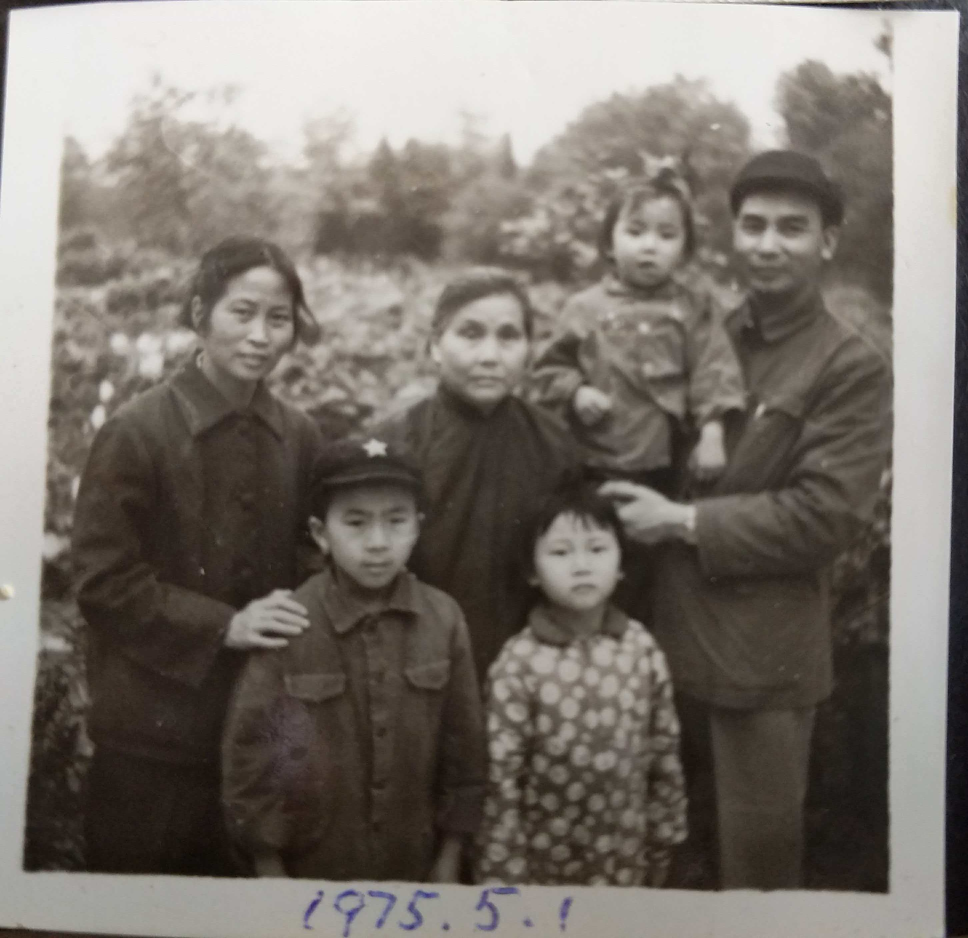
#> input picture examples/1.jpg, 2904 x 2814 px (shown at 1/3 size)
$ python matrix.py --lr examples/1.jpg --hr_dir examples   (older library calls are emulated)
#> lines starting #> are read from the running program, lines starting #| are printed output that depends on the picture; after the words box and inside, x2 and y2 are one past the last pixel; in counts of white or black regions, pixels touching at a corner belong together
"""
=============================================================
  Batch Image Quality Evaluator — Single LR → Many HR
  One LR grayscale image as reference; evaluates every HR
  output in a folder against it. Useful for comparing
  multiple diffusion model runs / seeds on the same input.
=============================================================
Usage:
    python batch_evaluate.py --lr  input_gray.png \
                             --hr_dir ./hr_outputs \
                             --report report.html

  Every image found in --hr_dir is evaluated against the
  single --lr reference image.

  Accepted extensions: .png .jpg .jpeg .bmp .tif .tiff .webp

Optional:
    --workers N          parallel workers (default: 4)
    --thumb_size WxH     thumbnail size in report (default: 120x80)
    --no_brisque         skip BRISQUE (faster, no brisque package needed)

Install:
    pip install opencv-python numpy scipy scikit-image matplotlib tabulate tqdm
    pip install brisque   # optional
"""

import argparse
import base64
import concurrent.futures
import io
import json
import os
import sys
import time
import warnings
from pathlib import Path

import cv2
import numpy as np
from scipy.stats import entropy as scipy_entropy
from skimage.metrics import peak_signal_noise_ratio as psnr
from skimage.metrics import structural_similarity as ssim
from tqdm import tqdm

warnings.filterwarnings("ignore")

IMG_EXTS = {".png", ".jpg", ".jpeg", ".bmp", ".tif", ".tiff", ".webp"}

# ─────────────────────────────────────────────────────────────────
# Image helpers
# ─────────────────────────────────────────────────────────────────

def load_lr(path):
    img = cv2.imread(str(path), cv2.IMREAD_GRAYSCALE)
    if img is None:
        raise IOError(f"Cannot read: {path}")
    return img

def load_hr(path):
    img = cv2.imread(str(path), cv2.IMREAD_COLOR)
    if img is None:
        raise IOError(f"Cannot read: {path}")
    return img

def resize_to(src, h, w):
    return cv2.resize(src, (w, h), interpolation=cv2.INTER_CUBIC)

def to_gray(bgr):
    return cv2.cvtColor(bgr, cv2.COLOR_BGR2GRAY)

def thumb_b64(hr_bgr, tw, th):
    """Return base64-encoded JPEG thumbnail of HR image."""
    t = cv2.resize(hr_bgr, (tw, th), interpolation=cv2.INTER_AREA)
    _, buf = cv2.imencode(".jpg", t, [cv2.IMWRITE_JPEG_QUALITY, 82])
    return base64.b64encode(buf).decode()

def lr_thumb_b64(lr_gray, tw, th):
    lr_up = cv2.resize(lr_gray, (tw, th), interpolation=cv2.INTER_CUBIC)
    _, buf = cv2.imencode(".jpg", lr_up, [cv2.IMWRITE_JPEG_QUALITY, 82])
    return base64.b64encode(buf).decode()

# ─────────────────────────────────────────────────────────────────
# Metrics (same as single-image script)
# ─────────────────────────────────────────────────────────────────

def m_psnr(lr, hr):
    lr_up = resize_to(lr, *hr.shape[:2])
    hr_y  = to_gray(hr)
    return round(float(psnr(lr_up, hr_y, data_range=255)), 3)

def m_ssim(lr, hr):
    lr_up = resize_to(lr, *hr.shape[:2])
    hr_y  = to_gray(hr)
    return round(float(ssim(lr_up, hr_y, data_range=255)), 4)

def m_gmsd(lr, hr):
    lr_up = resize_to(lr, *hr.shape[:2]).astype(np.float32)
    hr_y  = to_gray(hr).astype(np.float32)
    kx = np.array([[-1,0,1],[-1,0,1],[-1,0,1]], np.float32) / 3.
    ky = kx.T
    gm_lr = np.sqrt(cv2.filter2D(lr_up,-1,kx)**2 + cv2.filter2D(lr_up,-1,ky)**2)
    gm_hr = np.sqrt(cv2.filter2D(hr_y,-1,kx)**2  + cv2.filter2D(hr_y,-1,ky)**2)
    c = 170.
    gms = (2*gm_lr*gm_hr + c) / (gm_lr**2 + gm_hr**2 + c)
    return round(float(np.std(gms)), 5)

def m_eps(lr, hr):
    lr_up = resize_to(lr, *hr.shape[:2])
    hr_y  = to_gray(hr)
    def sobel(img):
        sx = cv2.Sobel(img, cv2.CV_64F, 1, 0, ksize=3)
        sy = cv2.Sobel(img, cv2.CV_64F, 0, 1, ksize=3)
        return np.sqrt(sx**2 + sy**2).ravel()
    a, b = sobel(lr_up), sobel(hr_y)
    return round(float(np.dot(a,b) / (np.linalg.norm(a)*np.linalg.norm(b)+1e-8)), 4)

def m_cfi(hr):
    f = hr.astype(np.float32)
    R,G,B = f[:,:,2], f[:,:,1], f[:,:,0]
    rg, yb = R-G, 0.5*(R+G)-B
    return round(float(np.std(rg)+np.std(yb)+0.3*np.sqrt(np.mean(rg)**2+np.mean(yb)**2)), 2)

def m_msat(hr):
    hsv = cv2.cvtColor(hr, cv2.COLOR_BGR2HSV)
    return round(float(np.mean(hsv[:,:,1])), 2)

def m_hue_ent(hr):
    hsv = cv2.cvtColor(hr, cv2.COLOR_BGR2HSV)
    hue = hsv[:,:,0]
    sat = hsv[:,:,1]
    mask = sat > 20
    if mask.sum() < 100:
        return 0.0
    h, _ = np.histogram(hue[mask], bins=180, range=(0,180), density=True)
    h = h[h > 0]
    return round(float(scipy_entropy(h, base=2)), 3)

def m_cni(hr):
    hsv = cv2.cvtColor(hr, cv2.COLOR_BGR2HSV).astype(np.float32)
    H, S, V = hsv[:,:,0], hsv[:,:,1]/255., hsv[:,:,2]/255.
    sm = S > 0.10
    skin    = sm & (H>=4)  & (H<=18)  & (S>=0.15) & (S<=0.72)
    foliage = sm & (H>=30) & (H<=70)  & (S>=0.15)
    sky     = sm & (H>=90) & (H<=130) & (S>=0.20)  & (V>=0.35)
    n = sm.sum() + 1
    sp = max(0, np.mean(S[sm]) - 0.80) if sm.any() else 0
    return round(float(min(1.0,(skin.sum()*3+foliage.sum()*2+sky.sum()*2)/n+0.25-sp)), 4)

def m_brisque(hr):
    try:
        from brisque import BRISQUE
        rgb = cv2.cvtColor(hr, cv2.COLOR_BGR2RGB)
        return round(float(BRISQUE().score(rgb)), 2)
    except Exception:
        return None

# ─────────────────────────────────────────────────────────────────
# Per-image worker
# ─────────────────────────────────────────────────────────────────

def evaluate_pair(lr_path, hr_path, tw, th, use_brisque):
    result = {"file": Path(hr_path).name, "error": None}
    try:
        lr = load_lr(lr_path)
        hr = load_hr(hr_path)
        result["lr_thumb"] = lr_thumb_b64(lr, tw, th)
        result["hr_thumb"] = thumb_b64(hr, tw, th)
        result["lr_size"]  = f"{lr.shape[1]}×{lr.shape[0]}"
        result["hr_size"]  = f"{hr.shape[1]}×{hr.shape[0]}"

        result["PSNR"]    = m_psnr(lr, hr)
        result["SSIM"]    = m_ssim(lr, hr)
        result["GMSD"]    = m_gmsd(lr, hr)
        result["EPS"]     = m_eps(lr, hr)
        result["CFI"]     = m_cfi(hr)
        result["MSAT"]    = m_msat(hr)
        result["HUE_ENT"] = m_hue_ent(hr)
        result["CNI"]     = m_cni(hr)
        result["BRISQUE"] = m_brisque(hr) if use_brisque else None
        result["SCORE"]   = compute_weighted_score(result)
    except Exception as e:
        result["error"] = str(e)
    return result

# ─────────────────────────────────────────────────────────────────
# Rating helpers
# ─────────────────────────────────────────────────────────────────

# [23 lines left out: function rating, not called in this run]

def fmt(name, v):
    if v is None: return "—"
    return str(v)

# ─────────────────────────────────────────────────────────────────
# Summary statistics
# ─────────────────────────────────────────────────────────────────

METRIC_KEYS = ["PSNR","SSIM","GMSD","EPS","CFI","MSAT","HUE_ENT","CNI","BRISQUE"]

# Weights must sum to 1.0 (BRISQUE weight redistributed if score is None)
WEIGHTS = {
    "PSNR":    0.20,  # detail fidelity — luminance
    "SSIM":    0.20,  # structural similarity
    "GMSD":    0.10,  # fine detail / sharpness
    "EPS":     0.10,  # edge preservation
    "CFI":     0.12,  # color vividness
    "MSAT":    0.10,  # saturation
    "HUE_ENT": 0.08,  # color richness
    "CNI":     0.05,  # color naturalness
    "BRISQUE": 0.05,  # perceptual quality
}

# Normalise each metric to 0-1 (higher = better always after this)
NORM = {
    "PSNR":    lambda v: min(float(v) / 50.0, 1.0),
    "SSIM":    lambda v: max(float(v), 0.0),
    "GMSD":    lambda v: max(1.0 - float(v) / 0.15, 0.0),   # invert, lower is better
    "EPS":     lambda v: max(float(v), 0.0),
    "CFI":     lambda v: min(float(v) / 82.0, 1.0),
    "MSAT":    lambda v: min(float(v) / 255.0, 1.0),
    "HUE_ENT": lambda v: min(float(v) / 7.49, 1.0),
    "CNI":     lambda v: max(float(v), 0.0),
    "BRISQUE": lambda v: max(1.0 - float(v) / 100.0, 0.0),  # invert, lower is better
}

# [30 lines left out: functions compute_weighted_score, compute_summary, not called in this run]

# ─────────────────────────────────────────────────────────────────
# HTML report generator
# ─────────────────────────────────────────────────────────────────

METRIC_INFO = {
    "PSNR":    {"label":"PSNR",    "unit":"dB",   "better":"↑","tip":"Luminance pixel fidelity vs upscaled LR"},
    "SSIM":    {"label":"SSIM",    "unit":"",     "better":"↑","tip":"Structural similarity (luminance)"},
    "GMSD":    {"label":"GMSD",    "unit":"",     "better":"↓","tip":"Gradient magnitude deviation — fine detail"},
    "EPS":     {"label":"EPS",     "unit":"",     "better":"↑","tip":"Edge preservation (Sobel cosine similarity)"},
    "CFI":     {"label":"CFI",     "unit":"",     "better":"↑","tip":"Colorfulness index (Hasler & Süsstrunk 2003)"},
    "MSAT":    {"label":"MSAT",    "unit":"/255", "better":"↑","tip":"Mean HSV saturation — color vividness"},
    "HUE_ENT": {"label":"Hue Ent","unit":"bits", "better":"↑","tip":"Hue diversity — palette richness"},
    "CNI":     {"label":"CNI",     "unit":"",     "better":"↑","tip":"Color naturalness (skin/foliage/sky)"},
    "BRISQUE": {"label":"BRISQUE","unit":"",      "better":"↓","tip":"Blind perceptual quality (lower = better)"},
}

# [494 lines left out: function generate_html, not called in this run]

# ─────────────────────────────────────────────────────────────────
# Main
# ─────────────────────────────────────────────────────────────────

def main():
    parser = argparse.ArgumentParser(
        description="Evaluate all HR outputs in a folder against a single LR grayscale reference."
    )
    parser.add_argument("--lr",        required=True, help="Single LR grayscale image path")
    parser.add_argument("--hr_dir",    required=True, help="Folder containing HR colorized outputs")
    parser.add_argument("--report",    default="quality_report.html", help="Output HTML report path")
    parser.add_argument("--workers",   type=int, default=4, help="Parallel workers (default: 4)")
    parser.add_argument("--thumb_size",default="120x80", help="Thumbnail WxH (default: 120x80)")
    parser.add_argument("--no_brisque",action="store_true", help="Skip BRISQUE computation")
    args = parser.parse_args()

    tw, th      = map(int, args.thumb_size.lower().split("x"))
    use_brisque = not args.no_brisque
    lr_path     = Path(args.lr)
    hr_dir      = Path(args.hr_dir)

    if not lr_path.exists():  sys.exit(f"LR image not found: {lr_path}")
    if not lr_path.is_file(): sys.exit(f"--lr must be a file, not a directory: {lr_path}")
    if not hr_dir.exists():   sys.exit(f"HR folder not found: {hr_dir}")

    hr_files = sorted(p for p in hr_dir.iterdir() if p.suffix.lower() in IMG_EXTS)

    print(f"\n{'='*60}")
    print(f"  Batch Image Quality Evaluator  (single LR → many HR)")
    print(f"{'='*60}")
    print(f"  LR reference : {lr_path}")
    print(f"  HR folder    : {hr_dir}  ({len(hr_files)} images)")
    print(f"  Workers      : {args.workers}")
    print(f"  BRISQUE      : {'yes' if use_brisque else 'no'}")
    print(f"{'='*60}\n")

    if not hr_files:
        sys.exit("No images found in HR folder.")

    t0      = time.time()
    results = []
    tasks   = [(lr_path, hr_p, tw, th, use_brisque) for hr_p in hr_files]

    with concurrent.futures.ProcessPoolExecutor(max_workers=args.workers) as pool:
        futures = {pool.submit(evaluate_pair, *t): t[1].name for t in tasks}
#> in load_hr, img is the input picture: shape (2814, 2904, 3); mean B, G, R 109.6, 116.5, 122.9
#> in lr_thumb_b64, `_, buf = cv2.imencode(".jpg", lr_up, [cv2.IMWRITE_JPEG_QUALITY, 82])`: buf = 3302 values, max 255 at index 0, min 0 at index 4, mean 124.8
#> in thumb_b64, `t = cv2.resize(hr_bgr, (tw, th), interpolation=cv2.INTER_AREA)`:
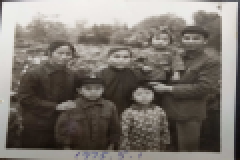
#> t: shape (80, 120, 3) (shown 2 times larger); mean B, G, R 109.6, 116.5, 122.9
#> in thumb_b64, `_, buf = cv2.imencode(".jpg", t, [cv2.IMWRITE_JPEG_QUALITY, 82])`: buf = 3336 values, max 255 at index 0, min 0 at index 4, mean 120.2
#> in m_hue_ent, `sat = hsv[:,:,1]`:
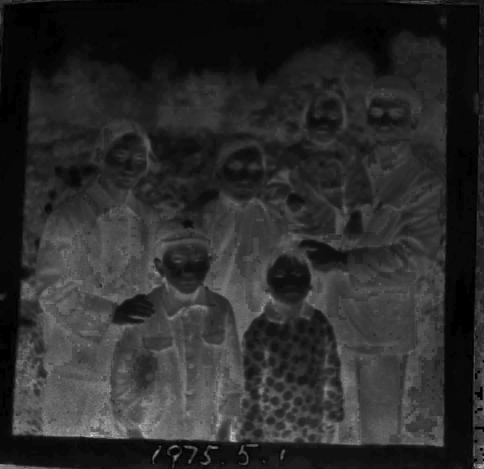
#> sat: shape (2814, 2904) (shown at 1/6 size); min 0, max 255, mean 43.5
#> in m_hue_ent, `mask = sat > 20`:
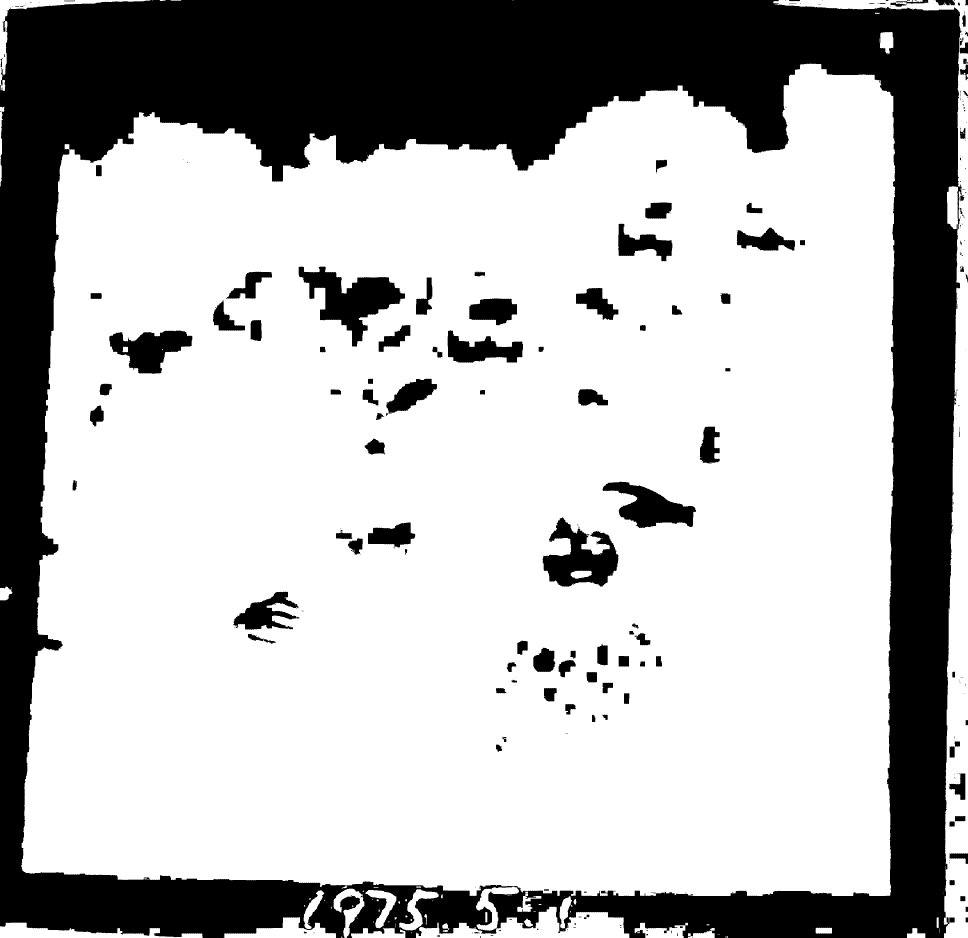
#> mask: shape (2814, 2904) bool (shown at 1/3 size); 71.1% white; 313 black regions (191 under 20 px), largest, box (x1, y1, x2, y2) and area: (0, 0, 2886, 2814) 2127969, (896, 800, 1215, 1040) 31534, (1628, 1551, 1855, 1760) 24964
#> in m_hue_ent, `h, _ = np.histogram(hue[mask], bins=180, range=(0,180), density=True)`: h = 180 values, max 0.468 at index 14, min 0 at index 1, mean 0.00556
#> in m_hue_ent, `h = h[h > 0]`: h = 94 values, max 0.468 at index 13, min 1.72e-07 at index 3, mean 0.0106
#> in m_cni, `hsv = cv2.cvtColor(hr, cv2.COLOR_BGR2HSV).astype(np.float32)`:
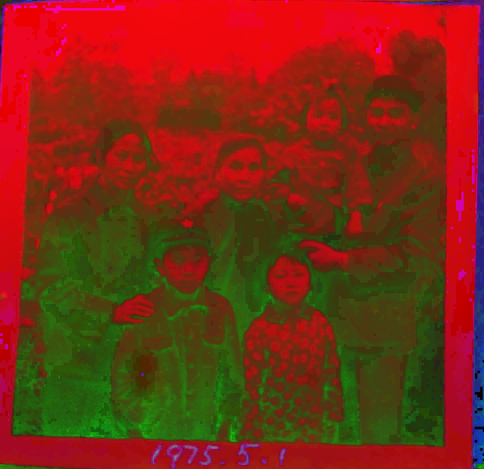
#> hsv: shape (2814, 2904, 3) float32 (shown at 1/6 size); mean B, G, R 20.3, 43, 125.4
#> in m_cni, `sky     = sm & (H>=90) & (H<=130) & (S>=0.20)  & (V>=0.35)`:
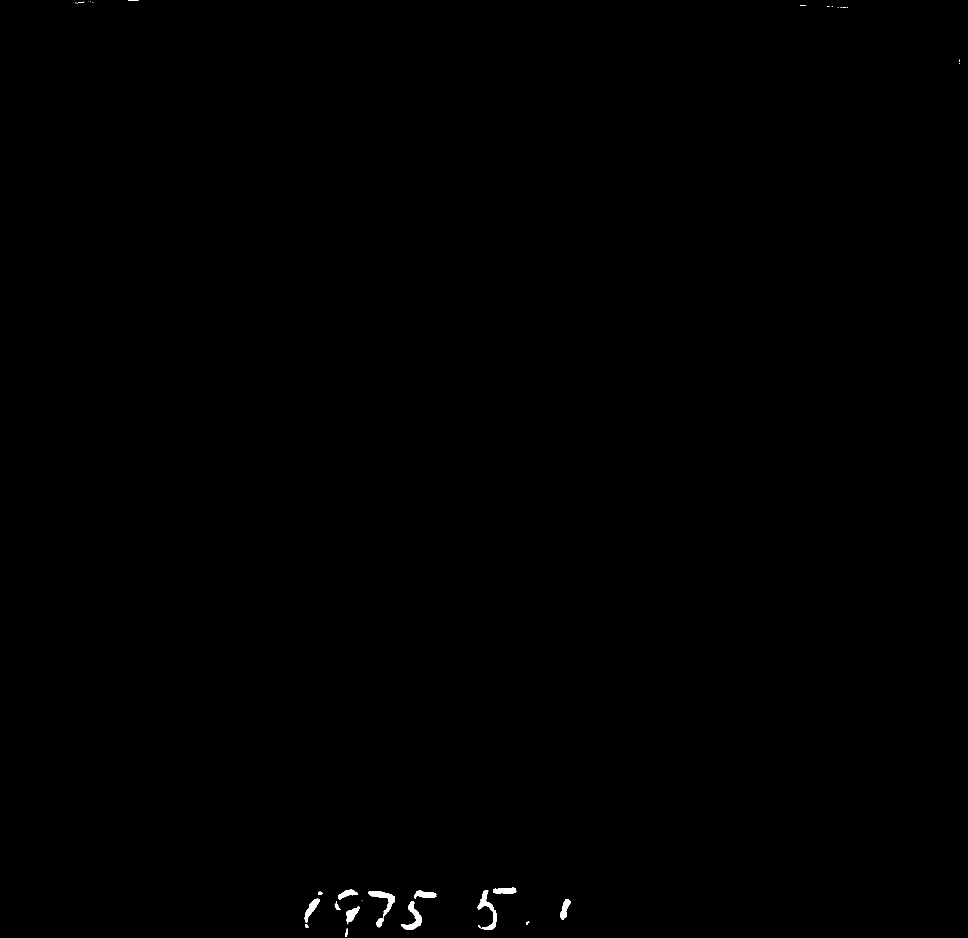
#> sky: shape (2814, 2904) bool (shown at 1/3 size); 0.15% white; 41 white regions (22 under 20 px), largest, box (x1, y1, x2, y2) and area: (1432, 2672, 1489, 2790) 1946, (1203, 2705, 1264, 2790) 1814, (1105, 2673, 1184, 2752) 1755
#> in m_cni, `n = sm.sum() + 1`: n = 5509009
#> in m_cni, `sp = max(0, np.mean(S[sm]) - 0.80) if sm.any() else 0`: sp = 0
        for fut in tqdm(concurrent.futures.as_completed(futures),
                        total=len(futures), desc="Evaluating", unit="img"):
            results.append(fut.result())

    # Sort by weighted score descending (best first)
    results.sort(key=lambda r: r.get("SCORE") or 0, reverse=True)

    elapsed = time.time() - t0
    ok_rows = [r for r in results if not r.get("error")]
    summary = compute_summary(ok_rows)

    # ── Terminal table ─────────────────────────────────────────────
    from tabulate import tabulate as tb
    compact = [[r["file"], f"{r.get('SCORE','—')}/100"] + [fmt(k, r.get(k)) for k in METRIC_KEYS] for r in ok_rows]
    print(tb(compact, headers=["File","Score"] + list(METRIC_KEYS),
             tablefmt="rounded_outline", maxcolwidths=[28] + [10]*10))

    print(f"\n  Evaluated {len(ok_rows)} HR images in {elapsed:.1f}s")
    print(f"  Mean PSNR : {summary['PSNR']['mean']} dB")
    print(f"  Mean SSIM : {summary['SSIM']['mean']}")
    print(f"  Mean CFI  : {summary['CFI']['mean']}")

    # ── HTML report ────────────────────────────────────────────────
    html = generate_html(results, summary, tw, th, elapsed, lr_path)
    out  = Path(args.report)
    out.write_text(html, encoding="utf-8")
    print(f"\n  HTML report → {out.resolve()}")
    print(f"  Open in browser: file://{out.resolve()}\n")

if __name__ == "__main__":
    main()
#> (the call stopped at in m_brisque, `return round(float(BRISQUE().score(rgb)), 2)`: brisque is not available in this run)
